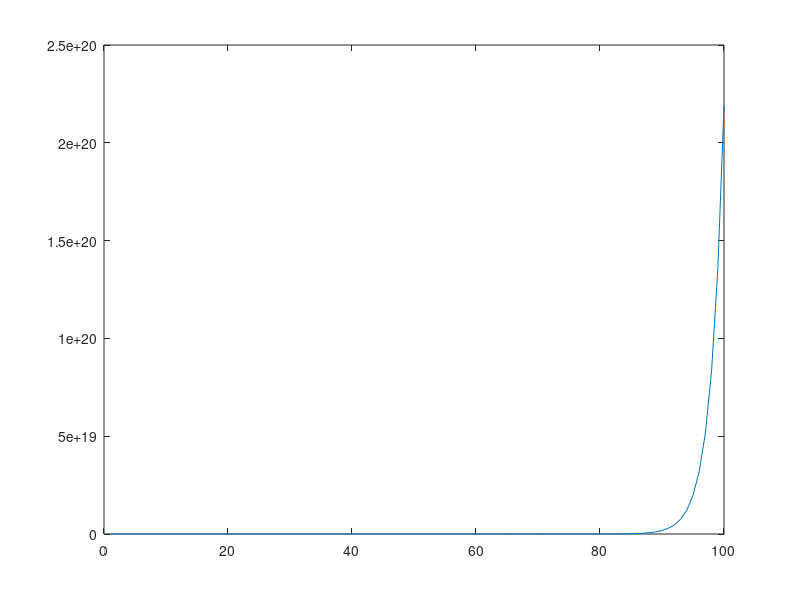

Write MATLAB code to recreate this figure.
clear variables
close all
f=zeros(1,100);
f(2)=1;
tic;
for i = 3:100 
    f(i)=f(i-2)+f(i-1);
end
l=toc;
disp(['Czas z deklaracją ',num2str(l)])
plot(f);
